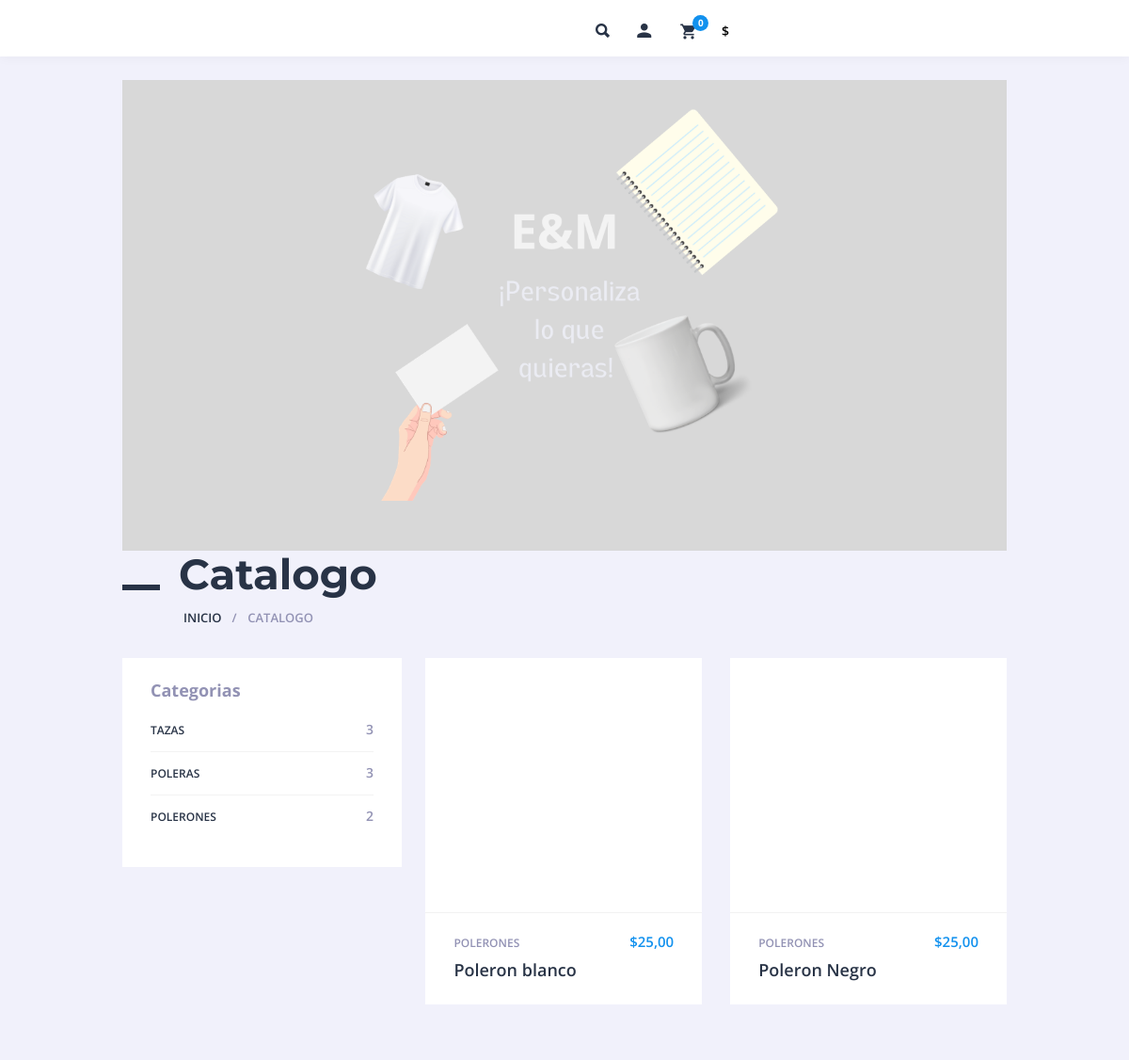
Page /productosPorCategoria/3 on the committed database.
### modelapp/models.py (models this page shows, shortened)
class Categoria(models.Model):
    nombre = models.CharField(max_length=100)
    def __str__(self):
        return self.nombre

class Producto(models.Model):
    nombre = models.CharField(max_length=255)
    imagen = models.ImageField(upload_to='productos/')
    precio = models.DecimalField(max_digits=10, decimal_places=2)
    stock = models.PositiveIntegerField()
    descripcion = models.TextField()
    categoria = models.ForeignKey(Categoria, on_delete=models.CASCADE)

### modelapp/views.py (the view)
# urls.py: path('productosPorCategoria/<int:categoria_id>',views.productoPorCategoria,name='productosPorCategoria'),
def productoPorCategoria(request,categoria_id):
    objCategoria = Categoria.objects.get(pk=categoria_id)
    productos = objCategoria.producto_set.all()
    categorias = Categoria.objects.all()
    context = {
        "productos": productos,
        "categorias": categorias
        }
    return render(request,'index.html',context)

### modelapp/templates/index.html (shortened to what this page needs)
{% extends 'layout.html' %}
{% block content %}
    <header id="inicio" class="jumbotron jumbotron-fluid text-center">
    </header>
        <div class="section-top">
            <h1 class="maincont-ttl">Catalogo</h1>
            <ul class="b-crumbs">
                <li><a href="/">Inicio</a></li>
                <li>Catalogo</li>
            </ul>
        </div>
        <div class="section-wrap-withsb">
            <aside class="blog-sb-widgets section-sb" id="section-sb">
                <div class="theiaStickySidebar">
                    <div class="section-filter">
                        <div class="section-filter">
                            {% include 'includes/catalogo/categorias.html' %}
                        </div>
                    </div>
                </div>
            </aside>        <div class="section-list-withsb" id="section-list-withsb">
            <div class="theiaStickySidebar">
                {% include 'includes/catalogo/catalogo.html' %}
            </div>
        </div>
        </div>
{% endblock %}

### modelapp/templates/includes/catalogo/categorias.html
<div class="blog-sb-widget multishopcategories_widget">
    <h3 class="widgettitle">Categorias</h3>
    <div class="section-sb-current">
        <ul class="section-sb-list">
            {% for categoria in categorias %}
            <li>
                <a href="{%url 'web:productosPorCategoria' categoria.id %}">
                    <span class="section-sb-label">{{categoria.nombre}}
                        <span class="count">{{categoria.producto_set.all.count}}</span>
                    </span>
                </a>
            </li>
            {% endfor %}
        </ul>
    </div>
</div>

### modelapp/templates/includes/catalogo/catalogo.html (shortened to what this page needs)
<div class="row prod-items prod-items-2">
    {% for producto in productos %}
    <article class="cf-sm-6 cf-md-6 cf-lg-6 col-xs-6 col-sm-6 col-md-6 col-lg-6 sectgl-item">
        <div class="sectgl prod-i">
            <div class="prod-i-top">
                <a class="prod-i-img" href="{% url 'web:producto' producto.id %}">
                </a>
            </div>
            <div class="prod-i-bot">
                <div class="prod-i-info">
                    <p class="prod-i-price">${{producto.precio}}
                    </p>
                    <p class="prod-i-categ"><a href="{%url 'web:productosPorCategoria' producto.categoria.id %}">{{producto.categoria}}</a></p>
                </div>
                <h3 class="prod-i-ttl"><a href="{% url 'web:producto' producto.id %}">{{producto.nombre}}</a></h3>
            </div>
        </div>
    </article>
    {% endfor %}
</div>

### modelapp/static/css/media.css (style rules this page uses)
.cf-lg-2:nth-child(6n+1), .cf-lg-3:nth-child(4n+1), .cf-lg-4:nth-child(3n+1), .cf-lg-6:nth-child(2n+1) { clear: left; }
@media only screen and (max-width : 1220px) { .cf-md-2:nth-child(n), .cf-md-3:nth-child(n), .cf-md-4:nth-child(n), .cf-md-6:nth-child(n) { clear: none; } }
@media only screen and (max-width : 1220px) { .cf-md-2:nth-child(6n+1), .cf-md-3:nth-child(4n+1), .cf-md-4:nth-child(3n+1), .cf-md-6:nth-child(2n+1) { clear: left; } }

### rows in the picture
Categoria: nombre "TAZAS", producto_set.all.count "3"
Categoria: nombre "POLERAS", producto_set.all.count "3"
Categoria: nombre "POLERONES", producto_set.all.count "2"
Producto: precio "25,00", categoria "POLERONES", nombre "Poleron blanco"
Producto: precio "25,00", categoria "POLERONES", nombre "Poleron Negro"

### other values in the picture
{{ request.session.cart.items|length }} "0"
